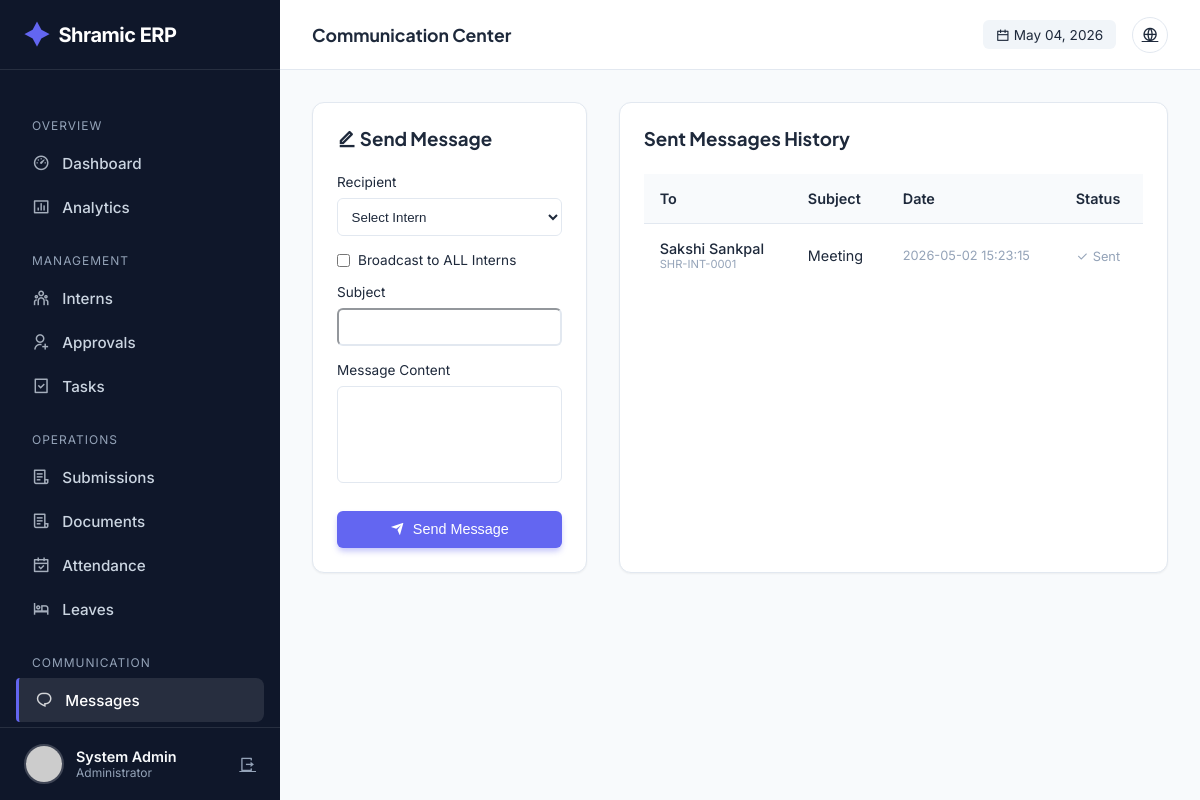
The app's page /admin/messages (signed in), older data.
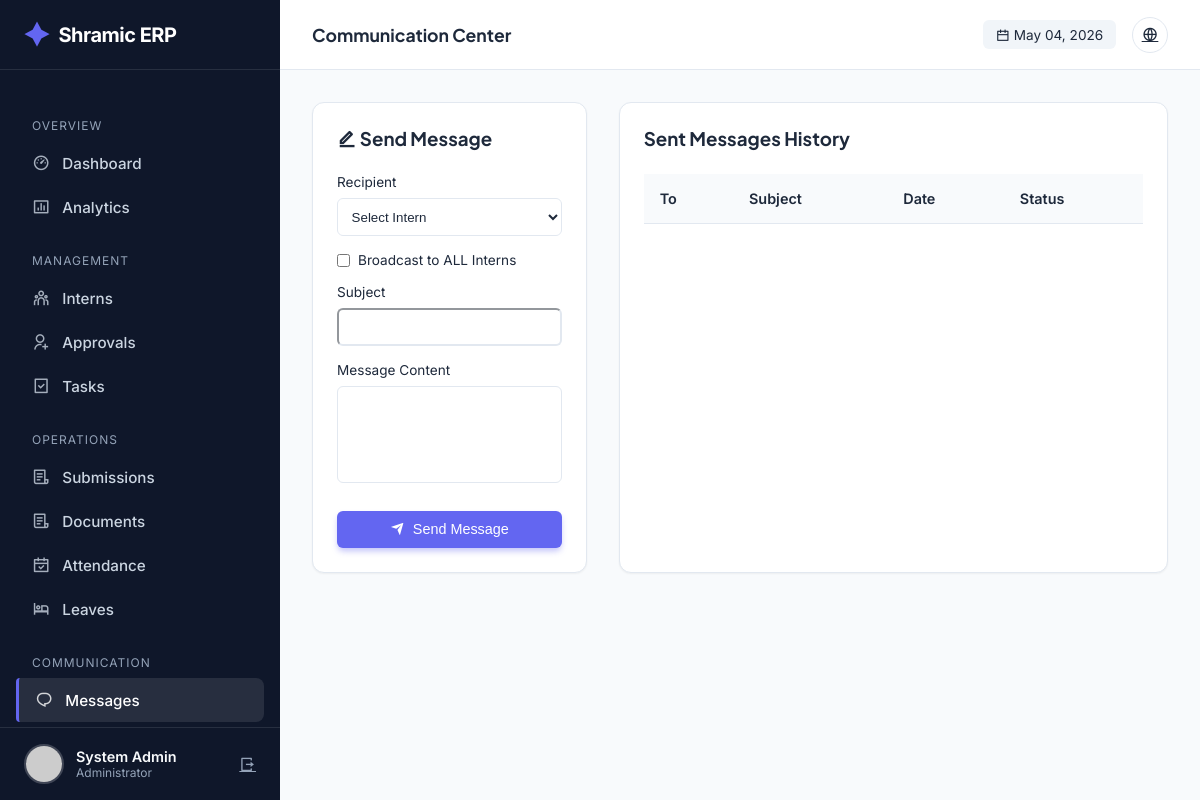
The same page, newer data.
### tables this page shows
CREATE TABLE messages (
            id INTEGER PRIMARY KEY AUTOINCREMENT,
            sender_id INTEGER,
            recipient_id INTEGER,
            recipient_role TEXT,
            subject TEXT,
            content TEXT NOT NULL,
            is_broadcast BOOLEAN DEFAULT 0,
            is_read BOOLEAN DEFAULT 0,
            parent_message_id INTEGER,
            created_at TIMESTAMP DEFAULT CURRENT_TIMESTAMP,
            FOREIGN KEY (sender_id) REFERENCES users(id),
            FOREIGN KEY (recipient_id) REFERENCES users(id),
            FOREIGN KEY (parent_message_id) REFERENCES messages(id)
        );

CREATE TABLE users (
            id INTEGER PRIMARY KEY AUTOINCREMENT,
            intern_id TEXT UNIQUE,
            usn TEXT UNIQUE NOT NULL,
            full_name TEXT NOT NULL,
            phone TEXT NOT NULL,
            email TEXT UNIQUE NOT NULL,
            password_hash TEXT NOT NULL,
            role TEXT NOT NULL,
            photo_url TEXT,
            status TEXT DEFAULT 'PENDING',
            is_admin BOOLEAN DEFAULT 0,
            department TEXT,
            join_date DATE,
            emergency_contact TEXT,
            address TEXT,
            last_login TIMESTAMP,
            login_count INTEGER DEFAULT 0,
            created_at TIMESTAMP DEFAULT CURRENT_TIMESTAMP,
            updated_at TIMESTAMP DEFAULT CURRENT_TIMESTAMP
        );

### app.py (the view, shortened to what this page needs)
@app.route('/admin/messages', methods=['GET', 'POST'])
@login_required
@admin_required
def admin_messages():
    conn = get_db_connection()
    cur = conn.cursor()
    cur.execute("""
        SELECT m.*, u.full_name as recipient_name, u.intern_id
        FROM messages m
        LEFT JOIN users u ON m.recipient_id = u.id
        WHERE m.sender_id = ?
        ORDER BY m.created_at DESC
    """, (current_user.id,))
    sent_messages = cur.fetchall()
    cur.execute("""
        SELECT id, intern_id, full_name
        FROM users
        WHERE is_admin = 0 AND status = 'APPROVED'
    """)
    interns = cur.fetchall()
    conn.close()
    return render_template('admin/messages.html',
                         sent_messages=sent_messages,
                         interns=interns)

### app.py (called while the page is built)
@app.before_request
def make_session_permanent():
    session.permanent = True
    app.permanent_session_lifetime = timedelta(days=365)
    if current_user.is_authenticated:
        try:
            conn = get_db_connection()
            cur = conn.cursor()
            current_timestamp = format_datetime(get_current_datetime())
            cur.execute("UPDATE users SET updated_at = ? WHERE id = ?",
                       (current_timestamp, current_user.id))
            conn.commit()
            conn.close()
        except:
            pass

def get_db_connection():
    conn = sqlite3.connect(DATABASE)
    conn.row_factory = sqlite3.Row
    return conn

def get_current_datetime():
    return datetime.now(TIMEZONE)

def format_datetime(dt, format_str='%Y-%m-%d %H:%M:%S'):
    if dt is None: return None
    if isinstance(dt, str): return dt
    return dt.strftime(format_str)

@login_manager.user_loader
def load_user(user_id):
    conn = get_db_connection()
    cur = conn.cursor()
    cur.execute("SELECT * FROM users WHERE id = ?", (user_id,))
    user_data = cur.fetchone()
    conn.close()
    return User(dict(user_data)) if user_data else None

### templates/admin/messages.html (shortened to what this page needs)
{% extends "admin/base.html" %} {% block title %}Messages{% endblock %} {% block
page_title %}Communication Center{% endblock %} {% block content %}
<div style="display: grid; grid-template-columns: 1fr 2fr; gap: 2rem">
  <div class="card" style="height: fit-content">
    <h3 style="margin-bottom: 1.5rem">
      <i class="ri-edit-line"></i> Send Message
    </h3>
    <form action="{{ url_for('admin_messages') }}" method="POST">
      <div style="margin-bottom: 1rem">
        <label style="display: block; font-size: 0.85rem; margin-bottom: 0.5rem"
          >Recipient</label
        >
        <select
          name="recipient_id"
          class="btn-outline"
          style="width: 100%; padding: 0.6rem; border-radius: 6px"
        >
          <option value="">Select Intern</option>
        </select>
      </div>
      <div style="margin-bottom: 1rem">
        <label
          style="
            display: flex;
            align-items: center;
            gap: 8px;
            font-size: 0.85rem;
            cursor: pointer;
          "
        >
          <input type="checkbox" name="is_broadcast" /> Broadcast to ALL Interns
        </label>
      </div>
      <div style="margin-bottom: 1rem">
        <label style="display: block; font-size: 0.85rem; margin-bottom: 0.5rem"
          >Subject</label
        >
        <input
          type="text"
          name="subject"
          required
          class="btn-outline"
          style="width: 100%; padding: 0.6rem; border-radius: 6px"
        />
      </div>
      <div style="margin-bottom: 1.5rem">
        <label style="display: block; font-size: 0.85rem; margin-bottom: 0.5rem"
          >Message Content</label
        >
        <textarea
          name="content"
          rows="5"
          required
          class="btn-outline"
          style="width: 100%; padding: 0.6rem; border-radius: 6px; resize: none"
        ></textarea>
      </div>
      <button
        type="submit"
        class="btn btn-primary"
        style="width: 100%; justify-content: center"
      >
        <i class="ri-send-plane-fill"></i> Send Message
      </button>
    </form>
  </div>
  <div class="card">
    <h3 style="margin-bottom: 1.5rem">Sent Messages History</h3>
    <div class="table-container">
      <table>
        <thead>
          <tr>
            <th>To</th>
            <th>Subject</th>
            <th>Date</th>
            <th>Status</th>
          </tr>
        </thead>
        <tbody>
          {% for msg in sent_messages %}
          <tr>
            <td>
              {% if msg.is_broadcast %}
              <span class="badge badge-neutral"
                ><i class="ri-broadcast-line"></i> Everyone</span
              >
              {% else %}
              <div style="font-weight: 500">{{ msg.recipient_name }}</div>
              <div style="font-size: 0.7rem; color: var(--text-light)">
                {{ msg.intern_id }}
              </div>
              {% endif %}
            </td>
            <td>{{ msg.subject }}</td>
            <td style="font-size: 0.8rem; color: var(--text-light)">
              {{ msg.created_at }}
            </td>
            <td>
              {% if msg.is_read %}
              <span style="color: var(--success); font-size: 0.8rem"
                ><i class="ri-check-double-line"></i> Read</span
              >
              {% else %}
              <span style="color: var(--text-light); font-size: 0.8rem"
                ><i class="ri-check-line"></i> Sent</span
              >
              {% endif %}
            </td>
          </tr>
          {% endfor %}
        </tbody>
      </table>
    </div>
  </div>
</div>
{% endblock %}

Row changes from the older to the newer data that the page shows:
removed messages: recipient_name "Sakshi Sankpal", intern_id "SHR-INT-0001", subject "Meeting", created_at "2026-05-02 15:23:15", is_read False (drawn)
